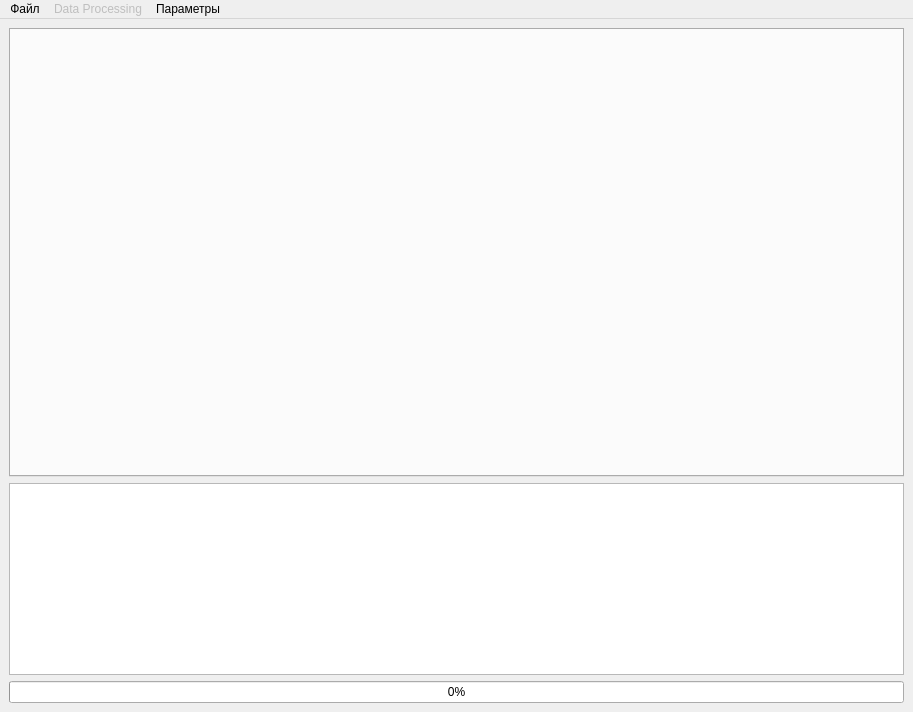
<?xml version="1.0" encoding="UTF-8"?>
<ui version="4.0">
 <class>MainWindow</class>
 <widget class="QMainWindow" name="MainWindow">
  <property name="geometry">
   <rect>
    <x>0</x>
    <y>0</y>
    <width>913</width>
    <height>712</height>
   </rect>
  </property>
  <property name="sizePolicy">
   <sizepolicy hsizetype="Ignored" vsizetype="Preferred">
    <horstretch>0</horstretch>
    <verstretch>0</verstretch>
   </sizepolicy>
  </property>
  <property name="minimumSize">
   <size>
    <width>300</width>
    <height>400</height>
   </size>
  </property>
  <property name="windowTitle">
   <string>RousettusTool</string>
  </property>
  <widget class="QWidget" name="centralwidget">
   <layout class="QVBoxLayout" name="verticalLayout">
    <item>
     <widget class="QTabWidget" name="tabWidget">
      <property name="sizePolicy">
       <sizepolicy hsizetype="Expanding" vsizetype="Expanding">
        <horstretch>0</horstretch>
        <verstretch>0</verstretch>
       </sizepolicy>
      </property>
      <property name="layoutDirection">
       <enum>Qt::LeftToRight</enum>
      </property>
      <property name="autoFillBackground">
       <bool>false</bool>
      </property>
      <property name="tabShape">
       <enum>QTabWidget::Rounded</enum>
      </property>
      <property name="currentIndex">
       <number>-1</number>
      </property>
      <property name="elideMode">
       <enum>Qt::ElideNone</enum>
      </property>
      <property name="documentMode">
       <bool>false</bool>
      </property>
      <property name="tabsClosable">
       <bool>true</bool>
      </property>
      <property name="movable">
       <bool>true</bool>
      </property>
     </widget>
    </item>
    <item>
     <widget class="QTextEdit" name="logTextEdit">
      <property name="enabled">
       <bool>true</bool>
      </property>
      <property name="sizePolicy">
       <sizepolicy hsizetype="Expanding" vsizetype="Maximum">
        <horstretch>0</horstretch>
        <verstretch>0</verstretch>
       </sizepolicy>
      </property>
      <property name="minimumSize">
       <size>
        <width>0</width>
        <height>100</height>
       </size>
      </property>
      <property name="maximumSize">
       <size>
        <width>16777215</width>
        <height>200</height>
       </size>
      </property>
      <property name="undoRedoEnabled">
       <bool>true</bool>
      </property>
      <property name="textInteractionFlags">
       <set>Qt::TextSelectableByKeyboard|Qt::TextSelectableByMouse</set>
      </property>
     </widget>
    </item>
    <item>
     <widget class="QProgressBar" name="progressBar">
      <property name="value">
       <number>0</number>
      </property>
     </widget>
    </item>
   </layout>
  </widget>
  <widget class="QMenuBar" name="menubar">
   <property name="geometry">
    <rect>
     <x>0</x>
     <y>0</y>
     <width>913</width>
     <height>18</height>
    </rect>
   </property>
   <widget class="QMenu" name="data_processing_menu">
    <property name="enabled">
     <bool>false</bool>
    </property>
    <property name="title">
     <string>Data Processing</string>
    </property>
    <widget class="QMenu" name="menuMagnetic_Data">
     <property name="enabled">
      <bool>false</bool>
     </property>
     <property name="title">
      <string>Magnetic Data</string>
     </property>
     <addaction name="actionVariation_calculate"/>
    </widget>
    <addaction name="menuMagnetic_Data"/>
   </widget>
   <widget class="QMenu" name="menu_2">
    <property name="title">
     <string>Файл</string>
    </property>
    <addaction name="OpenPrjButton"/>
    <addaction name="separator"/>
    <addaction name="exitButton"/>
   </widget>
   <widget class="QMenu" name="menu_3">
    <property name="title">
     <string>Параметры</string>
    </property>
    <addaction name="DBsettingsButton"/>
   </widget>
   <addaction name="menu_2"/>
   <addaction name="data_processing_menu"/>
   <addaction name="menu_3"/>
  </widget>
  <action name="exitButton">
   <property name="text">
    <string>Выйти</string>
   </property>
  </action>
  <action name="DBsettingsButton">
   <property name="text">
    <string>Параметры БД</string>
   </property>
  </action>
  <action name="action_CSV">
   <property name="text">
    <string>из файла CSV</string>
   </property>
  </action>
  <action name="OpenPrjButton">
   <property name="text">
    <string>Открыть проект</string>
   </property>
  </action>
  <action name="actionVariation_calculate">
   <property name="enabled">
    <bool>false</bool>
   </property>
   <property name="text">
    <string>Variation calculate</string>
   </property>
  </action>
 </widget>
 <resources/>
 <connections/>
</ui>
